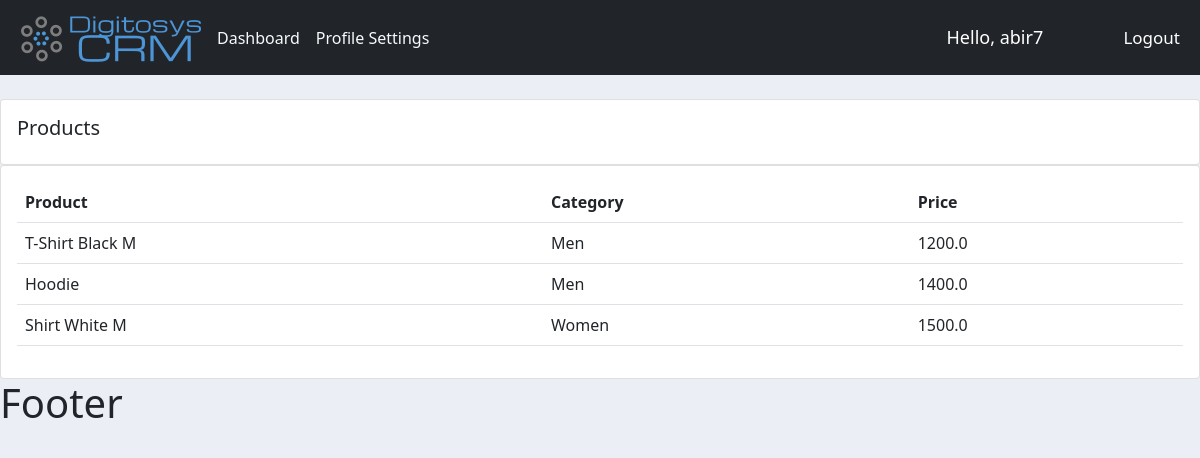
The page /products/ (signed in) on the database its author committed.
### accounts/models.py (models this page shows, shortened)
class Product(models.Model):
    CATEGORY = (
        ('Men', 'Men'),
        ('Women', 'Women'),
    )
    name = models.CharField(max_length=200, null=True)
    price = models.FloatField(null=True)
    category = models.CharField(max_length=200, null=True, choices=CATEGORY)
    description = models.CharField(max_length=200, null=True, blank=True)
    created_date = models.DateTimeField(auto_now_add=True, null=True)
    tags = models.ManyToManyField(Tag)

### accounts/views.py (the view)
# urls.py: path('products/', views.products, name="products"),
@login_required(login_url='login')
def products(request):
    products = Product.objects.all()
    return render(request, 'products.html', {'products': products})

### accounts/templates/products.html
{% extends 'base.html' %}
{% block content %}
    <br>
    <div class="row">
        <div class="col-md">
            <div class="card card-body">
                <h5>Products</h5>
            </div>
            <div class="card card-body">
                <table class="table">
                    <tr>
                        <th>Product</th>
                        <th>Category</th>
                        <th>Price</th>
                    </tr>
                    {% for i in products  %}
                        <tr>
                            <td>{{i.name}}</td>
                            <td>{{i.category}}</td>
                            <td>{{i.price}}</td>
                        </tr>
                    {% endfor %}
                </table>
            </div>
        </div>
    </div>
{% endblock content %}

### accounts/templates/navbar.html (shortened to what this page needs)
{% load static %}
<nav class="navbar navbar-expand-lg navbar-light bg-dark">
  <div class="container-fluid">
    <img src="{% static '/images/digitosys_crm_logo.png' %}" alt="">
    {% if request.user.is_staff %}
      <div class="collapse navbar-collapse" id="navbarNavAltMarkup">
        <div class="navbar-nav">
          <a class="nav-link text-light active" aria-current="page" href="{% url 'home'%}">Dashboard</a>
          <a class="nav-link text-light" href="{% url 'products'%}">Products</a>
        </div>
      </div>
    {% else %}
      <div class="collapse navbar-collapse" id="navbarNavAltMarkup">
          <div class="navbar-nav">
            <a class="nav-link text-light active" aria-current="page" href="{% url 'home'%}">Dashboard</a>
            <a class="nav-link text-light" href="{% url 'profile_setting'%}">Profile Settings</a>
          </div>
      </div>
    {% endif %}
  </div>
  <span id="hello-user" >Hello, {{request.user}}</span>
  <span><a id="logout-user" href="{% url 'logout' %}">Logout</a></span>
</nav>

### static/css/main.css (style rules this page uses)
body { background-color: #ebeff5; }

### accounts/templates/navbar.html (style rules this page uses)
#hello-user { font-size: 18px; color: #FFF; margin-right: 20px; width: 200px; }
#logout-user { font-size: 17px; color: #FFF; margin-right: 20px; text-decoration: none; }

### rows shown on the page
Product: name "T-Shirt Black M", category "Men", price "1200.0"
Product: name "Hoodie", category "Men", price "1400.0"
Product: name "Shirt White M", category "Women", price "1500.0"

### other values the page prints
{{ request.user }} "abir7"
